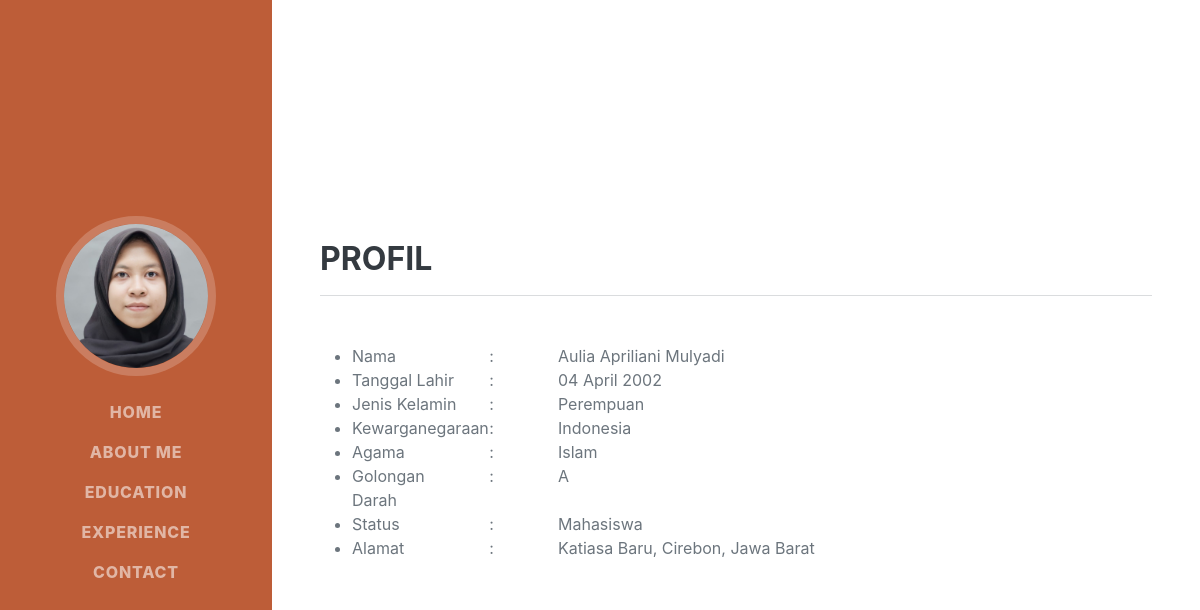
Screenshot of /index.php/user/about with the database file from the repository.
### tables this page shows
CREATE TABLE `pribadi` (
  `id` int(11) NOT NULL,
  `nama` varchar(50) DEFAULT NULL,
  `tgl_lahir` date DEFAULT NULL,
  `gender` varchar(20) DEFAULT NULL,
  `kewarganegaraan` varchar(20) NOT NULL,
  `agama` varchar(20) NOT NULL,
  `gol_darah` varchar(2) NOT NULL,
  `status` varchar(20) NOT NULL,
  `alamat` text NOT NULL,
  `foto` text NOT NULL
);

### application/controllers/user.php (called while the page is built, shortened)
<?php
class User extends CI_Controller
{
    public function __construct()
    {
        $this->load->model('ProfileModel');
        $this->load->model('PendidikanModel');
        $this->load->model('PengalamanModel');
        $this->load->model('KontakModel');
    }
    function about()
	{
		$data['title'] = "Tentang Saya";
		$data['profile_list'] = $this->ProfileModel->profile_get_list();
        $this->load->view('templates/user/header', $data);
		$this->load->view('user/about', $data, FALSE);
        $this->load->view('templates/user/footer');
	}
}

### index.php (called while the page is built, shortened)
<?php
require_once BASEPATH.'core/CodeIgniter.php';

### application/models/ProfileModel.php (called while the page is built, shortened)
<?php
class ProfileModel extends CI_Model
{
    function profile_get_list($where = null)
	{
		$q = $this->db->get('pribadi');
		return $result = $q->num_rows() > 0 ? $q->result_array() : array();
	}
}

### application/views/user/about.php (the view, shortened to what this page needs)
<div class="container-fluid p-0">
            <section class="resume-section">
                <div class="resume-section-content">
                <h3 class="mb-0">Profil</h3>
                    <hr></hr>
                    <ul class=" mb-0">
                        <?php foreach ($profile_list as $list): ?>
                        <li>
                            <div class="row">
                            <div class="col-2">Nama</div>
                            <div class="col-1"> : </div>
                            <div class="col-8"><?= $list['nama'] ?></div>
                            </div>
                        </li>
                        <li>
                            <div class="row">
                            <div class="col-2">Tanggal Lahir</div>
                            <div class="col-1"> : </div>
                            <div class="col-8"><?= date("d F Y",strtotime($list['tgl_lahir'])) ?></div>
                            </div>
                        </li>
                        <li>
                            <div class="row">
                            <div class="col-2">Jenis Kelamin</div>
                            <div class="col-1"> : </div>
                            <div class="col-8"><?= $list['gender'] ?></div>
                            </div>
                        </li>
                        <li>
                            <div class="row">
                            <div class="col-2">Kewarganegaraan</div>
                            <div class="col-1"> : </div>
                            <div class="col-8"><?= $list['kewarganegaraan'] ?></div>
                            </div>
                        </li><li>
                            <div class="row">
                            <div class="col-2">Agama</div>
                            <div class="col-1"> : </div>
                            <div class="col-8"><?= $list['agama'] ?></div>
                            </div>
                        </li>
                        <li>
                            <div class="row">
                            <div class="col-2">Golongan Darah</div>
                            <div class="col-1"> : </div>
                            <div class="col-8"><?= $list['gol_darah'] ?></div>
                            </div>
                        </li>
                        <li>
                            <div class="row">
                            <div class="col-2">Status</div>
                            <div class="col-1"> : </div>
                            <div class="col-8"><?= $list['status'] ?></div>
                            </div>
                        </li>
                        <li>
                            <div class="row">
                            <div class="col-2">Alamat</div>
                            <div class="col-1"> : </div>
                            <div class="col-8"><?= $list['alamat'] ?></div>
                            </div>
                        </li>
                        <?php endforeach ?>
                    </ul>
                </div>
            </section>

### rows the page displays
pribadi: nama "Aulia Apriliani Mulyadi", tgl_lahir "04 April 2002", gender "Perempuan", kewarganegaraan "Indonesia", agama "Islam", gol_darah "A", status "Mahasiswa", alamat "Katiasa Baru, Cirebon, Jawa Barat"
